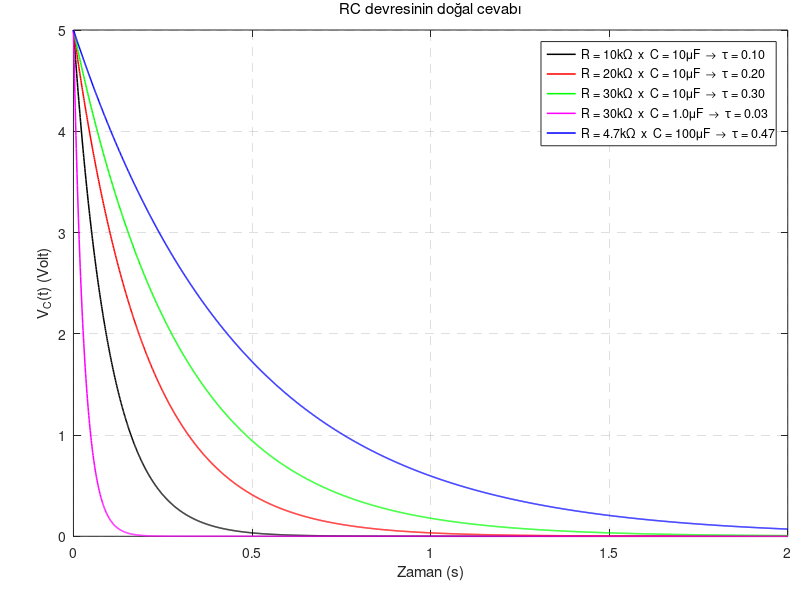

The MATLAB source for this figure:
clear all; close all; clc;
T = 1e-3; stopTime = 2; % saniye
R1 = 1e4; % 10k
C1 = 1e-5; % 10uF
R2 = 2e4; C2 = 1e-5;
R3 = 3e4; C3 = 1e-5;
R4 = 3e4; C4 = 1e-6;
R5 = 4700; C5 = 1e-4;
Vcc = 5;
Vc0 = Vcc;
t = 0:T:stopTime;
Vc1 = Vc0*exp(-(t/(R1*C1)));
Vc2 = Vc0*exp(-(t/(R2*C2)));
Vc3 = Vc0*exp(-(t/(R3*C3)));
Vc4 = Vc0*exp(-(t/(R4*C4)));
Vc5 = Vc0*exp(-(t/(R5*C5)));
fprintf('Zaman sabitleri tau = RC\n');
tau = [R1*C1; R2*C2; R3*C3; R4*C4; R5*C5]
%%
figure(1);
lw = 1.1;
plot(t, Vc1, 'k-', 'linewidth', lw);
hold on;
plot(t, Vc2, 'r-', 'linewidth', lw);
plot(t, Vc3, 'g-', 'linewidth', lw);
plot(t, Vc4, 'm-', 'linewidth', lw);
plot(t, Vc5, 'b-', 'linewidth', lw);
hold off;
set(gca, 'position', [0.0918    0.1062    0.8929    0.8438]);
xlabel('Zaman (s)');
ylabel('V_C(t) (Volt)');
title('RC devresinin doğal cevabı', 'fontweight', 'normal');
s1 = 1e-3; % scale R values to print them so we have units in kohm
s2 = 1e6; % % scale C values to print them so we have units in uF
leg1 = sprintf('R = %ik\\Omega  x  C = %i\\muF  \\rightarrow  \\tau = %.2f', s1*R1, s2*C1, tau(1));
leg2 = sprintf('R = %ik\\Omega  x  C = %i\\muF  \\rightarrow  \\tau = %.2f', s1*R2, s2*C2, tau(2));
leg3 = sprintf('R = %ik\\Omega  x  C = %i\\muF  \\rightarrow  \\tau = %.2f', s1*R3, s2*C3, tau(3));
leg4 = sprintf('R = %ik\\Omega  x  C = %.1f\\muF  \\rightarrow  \\tau = %.2f', s1*R4, s2*C4, tau(4));
leg5 = sprintf('R = %.1fk\\Omega  x  C = %i\\muF  \\rightarrow  \\tau = %.2f', s1*R5, s2*C5, tau(5));
legend(leg1, leg2, leg3, leg4, leg5, 'location', 'northeast');
set(legend, 'Interpreter', 'tex');
grid on;
set(gca, 'gridlinestyle', '--');